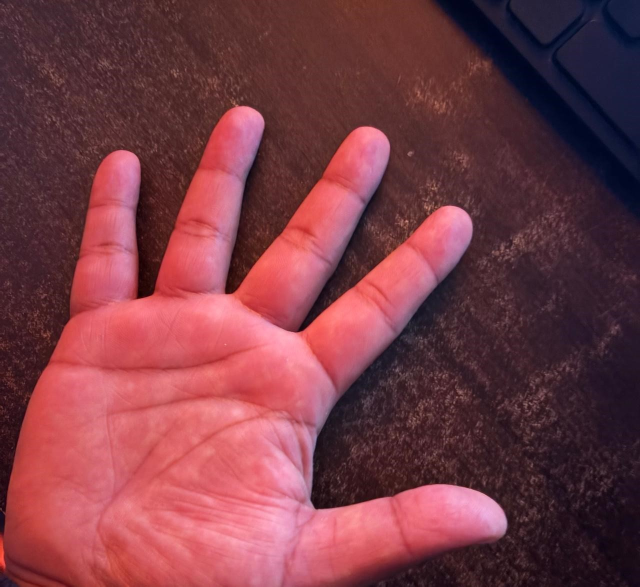
#> input picture dataset/person_1/p1_palm12.jpeg, 1280 x 1173 px (shown at 1/2 size)
$ python -i img_preprocessing.py   (imports and definitions only)
#> lines starting #> are read from the running program, lines starting #| are printed output that depends on the picture; after the words box and inside, x2 and y2 are one past the last pixel; in counts of white or black regions, pixels touching at a corner belong together
import cv2
import numpy as np
from pathlib import Path


class PalmPreprocessor:
    """
    Preprocesses palm images for deep learning.
    Extracts ROI based on palm segmentation using contour detection.
    """

    def __init__(self, roi_size=(276, 276), target_size=(128, 128)):
        self.roi_size = roi_size
        self.target_size = target_size
        self.img_size = target_size
        self.clahe = cv2.createCLAHE(clipLimit=2.0, tileGridSize=(5, 5))

    def visualize_preprocessing(self, image_path):
        """
        Visualize all preprocessing steps including contours.
        Perfect for your assignment report!
        """
#> called with image_path = 'dataset/person_1/p1_palm12.jpeg'
        image = cv2.imread(str(image_path))
#> image is the input picture: shape (1173, 1280, 3); mean B, G, R 69.7, 60, 120.3
        if image is None:
            return None

        # Process image through each step
        gray = cv2.cvtColor(image, cv2.COLOR_BGR2RGB)  # For display
        enhanced = self.clahe.apply(cv2.cvtColor(image, cv2.COLOR_BGR2GRAY))
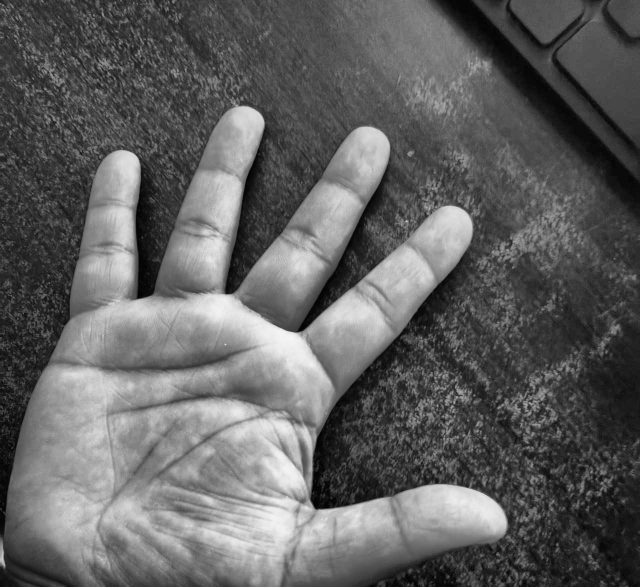
#> enhanced: shape (1173, 1280) (shown at 1/2 size); min 1, max 244, mean 97.1
        denoised = cv2.medianBlur(enhanced, 5, 0)
        _, binary = cv2.threshold(denoised, 80, 255, cv2.THRESH_BINARY)
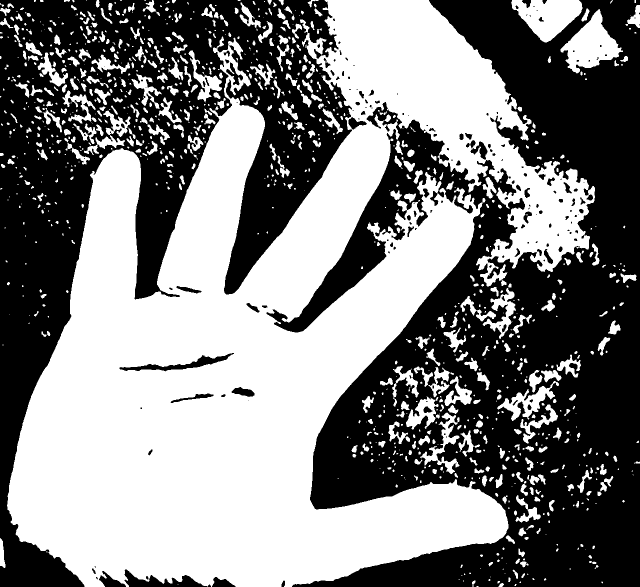
#> binary: shape (1173, 1280) (shown at 1/2 size); 50.7% white; 191 black regions (95 under 20 px)
        contours, _ = cv2.findContours(binary, cv2.RETR_EXTERNAL,
                                    cv2.CHAIN_APPROX_SIMPLE)
#> contours = 1134 contours, 673 with area under 20; largest, box (x1, y1, x2, y2) and area: (14, 0, 1190, 1173) 664478, (1121, 18, 1246, 147) 7374, (1022, 0, 1165, 85) 7211, (994, 762, 1118, 842) 2860, (840, 825, 919, 948) 2228

        # Create contour visualization
        contour_img = image.copy()
        cv2.drawContours(contour_img, contours, -1, (0, 255, 0), 2)

        # Highlight largest contour and centroid
        if contours:
            largest = max(contours, key=cv2.contourArea)
#> largest = contour of 6088 points, box (x1, y1, x2, y2) (14, 0, 1190, 1173), area 664478
            cv2.drawContours(contour_img, [largest], -1, (255, 0, 0), 3)
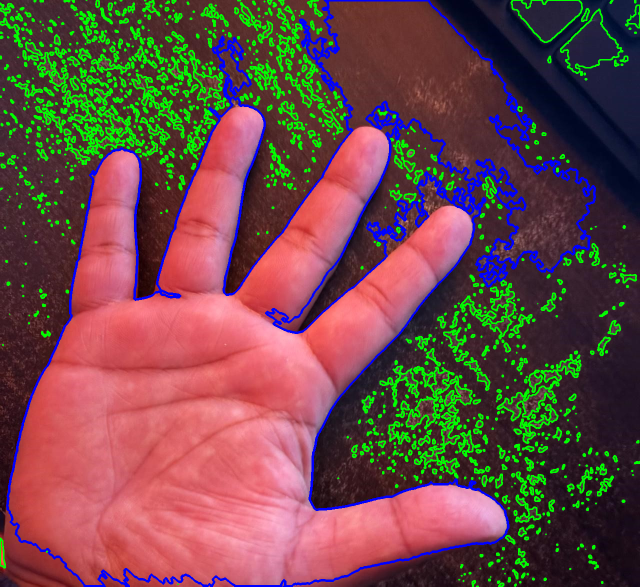
#> contour_img: shape (1173, 1280, 3) (shown at 1/2 size); mean B, G, R 73.1, 73.7, 110.2

            M = cv2.moments(largest)
#> M = moments, m00 664477.5, centre m10/m00, m01/m00 = (538.6, 669.2)
            if M["m00"] != 0:
                cx = int(M["m10"] / M["m00"])
#> cx = 538
                cy = int(M["m01"] / M["m00"])
#> cy = 669
                cv2.circle(contour_img, (cx, cy), 8, (0, 0, 255), -1)
#> contour_img: shape (1173, 1280, 3); 0.01% of pixels changed, all inside (x1, y1, x2, y2) = (530, 661, 547, 678)
                cv2.circle(contour_img, (cx, cy), 10, (0, 0, 255), 2)
#> contour_img: shape (1173, 1280, 3); mean B, G, R 73, 73.6, 110.2

        # Extract ROI
        roi = self._extract_roi(denoised, contours)
        if roi is not None:
            resized = cv2.resize(roi, self.target_size)

        # Create subplot visualization
        import matplotlib.pyplot as plt

        fig, axes = plt.subplots(2, 4, figsize=(16, 8))

        # Row 1: Original processing pipeline
        axes[0, 0].imshow(gray)
        axes[0, 0].set_title("1. Original Image")
        axes[0, 0].axis('off')

        axes[0, 1].imshow(enhanced, cmap='gray')
        axes[0, 1].set_title("2. CLAHE Enhanced")
        axes[0, 1].axis('off')

        axes[0, 2].imshow(denoised, cmap='gray')
        axes[0, 2].set_title("3. Denoised")
        axes[0, 2].axis('off')

        axes[0, 3].imshow(binary, cmap='gray')
        axes[0, 3].set_title("4. Binary Threshold")
        axes[0, 3].axis('off')

        # Row 2: Contour and ROI results
        axes[1, 0].imshow(cv2.cvtColor(contour_img, cv2.COLOR_BGR2RGB))
        axes[1, 0].set_title("5. Contour Detection\nGreen=All, Blue=Largest, Red=Centroid")
        axes[1, 0].axis('off')

        if roi is not None:
            axes[1, 1].imshow(roi, cmap='gray')
            axes[1, 1].set_title(f"6. ROI Crop\nSize: {roi.shape}")
            axes[1, 1].axis('off')

            axes[1, 2].imshow(resized, cmap='gray')
            axes[1, 2].set_title(f"7. Resized\n{self.target_size}")
            axes[1, 2].axis('off')

            # Show normalized version
            normalized = resized.astype(np.float32) / 255.0
            axes[1, 3].imshow(normalized, cmap='gray')
            axes[1, 3].set_title("8. Normalized (0-1)")
            axes[1, 3].axis('off')

        plt.tight_layout()
        plt.savefig(f"preprocess_visualization_{Path(image_path).stem}.png", dpi=150)
        plt.show()

        return roi

    # [78 lines left out: functions preprocess_v1, preprocess_v2, not called in this run]

    def _extract_roi(self, image, contours):
        """Extract ROI based on largest contour centroid."""
        if not contours:
            return None

        largest = max(contours, key=cv2.contourArea)
        M = cv2.moments(largest)

        if M["m00"] == 0:
            return None

        cx = int(M["m10"] / M["m00"])
#> cx = 538
        cy = int(M["m01"] / M["m00"])
#> cy = 669

        roi_w, roi_h = self.roi_size
        x = max(0, cx - roi_w // 2)
#> x = 400
        y = max(0, cy - roi_h // 2)
#> y = 531
        x_end = min(image.shape[1], x + roi_w)
#> x_end = 676
        y_end = min(image.shape[0], y + roi_h)
#> y_end = 807

        return image[y:y_end, x:x_end]
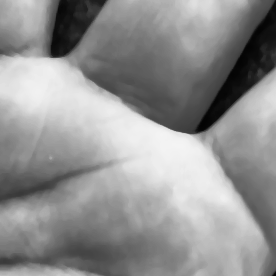
#> returned value: shape (276, 276); min 3, max 244, mean 145.6

>>> result = PalmPreprocessor().visualize_preprocessing('dataset/person_1/p1_palm12.jpeg')
#> in visualize_preprocessing, `plt.savefig(f"preprocess_visualization_{Path(image_path).stem}.png", d..`:
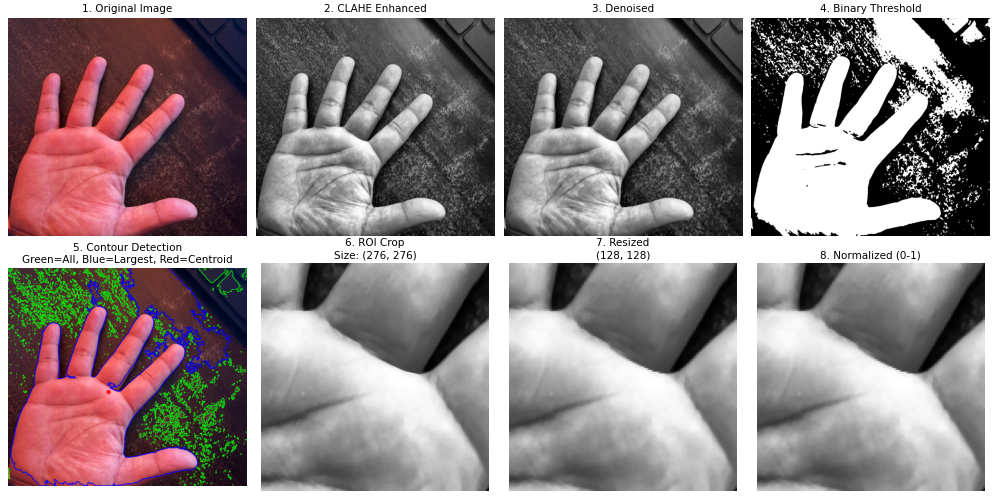
#> figure drawn by matplotlib, 8 panels

$ run again, on dataset/person_1/p1_palm17.jpeg
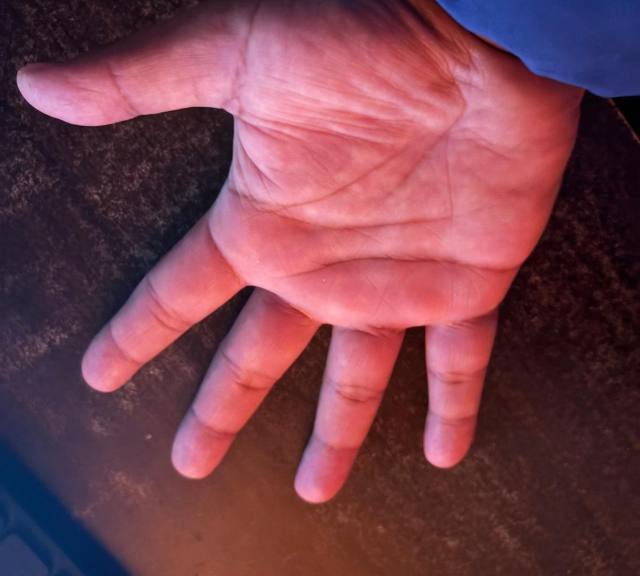
#> input picture dataset/person_1/p1_palm17.jpeg, 1280 x 1151 px (shown at 1/2 size)
#> in visualize_preprocessing, image is the input picture: shape (1151, 1280, 3); mean B, G, R 77.9, 65.4, 119.2
#> in visualize_preprocessing, `_, binary = cv2.threshold(denoised, 80, 255, cv2.THRESH_BINARY)`:
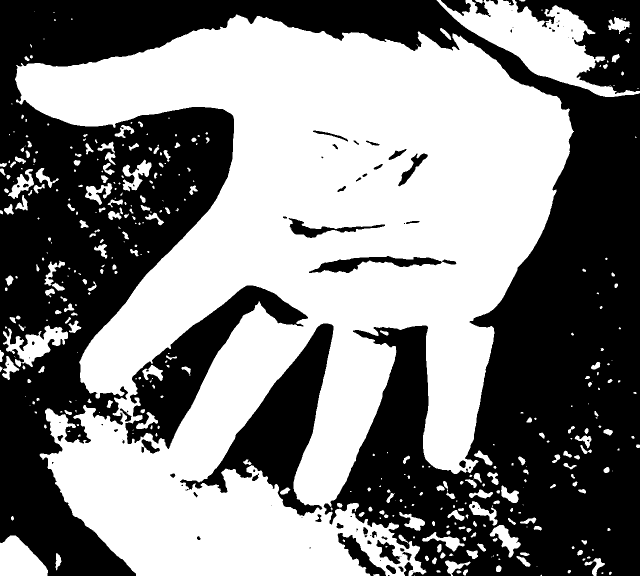
#> binary: shape (1151, 1280) (shown at 1/2 size); 51.2% white; 97 black regions (44 under 20 px)
#> contours = 384 contours, 187 with area under 20; largest, box (x1, y1, x2, y2) and area: (30, 29, 1148, 1151) 760887, (873, 0, 1280, 194) 26937, (0, 1071, 96, 1151) 5242, (6, 651, 136, 734) 4238, (245, 319, 303, 383) 1456
#> in visualize_preprocessing, `largest = max(contours, key=cv2.contourArea)`: largest = contour of 3104 points, box (x1, y1, x2, y2) (30, 29, 1148, 1151), area 760887
#> in visualize_preprocessing, `M = cv2.moments(largest)`: M = moments, m00 760887, centre m10/m00, m01/m00 = (599.2, 574.7)
#> in visualize_preprocessing, `cx = int(M["m10"] / M["m00"])`: cx = 599
#> in visualize_preprocessing, `cy = int(M["m01"] / M["m00"])`: cy = 574
#> in _extract_roi, `cx = int(M["m10"] / M["m00"])`: cx = 599
#> in _extract_roi, `cy = int(M["m01"] / M["m00"])`: cy = 574
#> x = 461
#> y = 436
#> x_end = 737
#> y_end = 712
#> in _extract_roi, `return image[y:y_end, x:x_end]`:
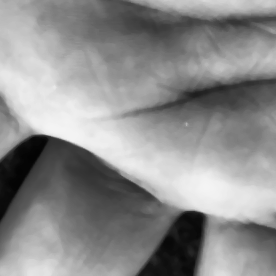
#> returned value: shape (276, 276); min 3, max 244, mean 140.7

$ run again, on dataset/person_1/p1_palm20.jpeg
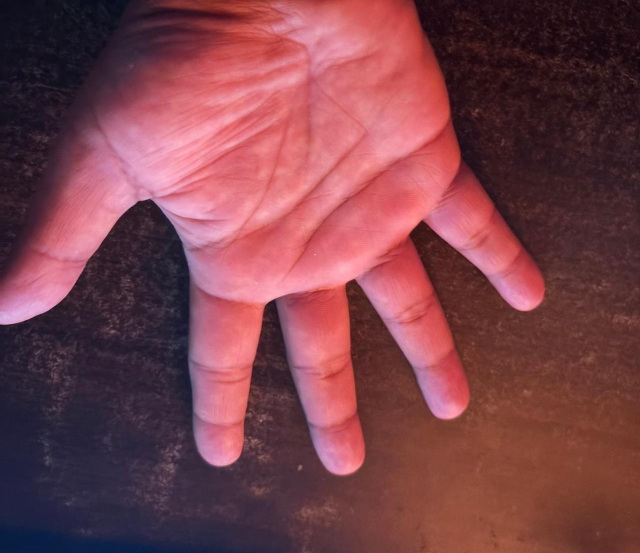
#> input picture dataset/person_1/p1_palm20.jpeg, 1280 x 1106 px (shown at 1/2 size)
#> in visualize_preprocessing, image is the input picture: shape (1106, 1280, 3); mean B, G, R 74.8, 66.2, 122.7
#> in visualize_preprocessing, `_, binary = cv2.threshold(denoised, 80, 255, cv2.THRESH_BINARY)`:
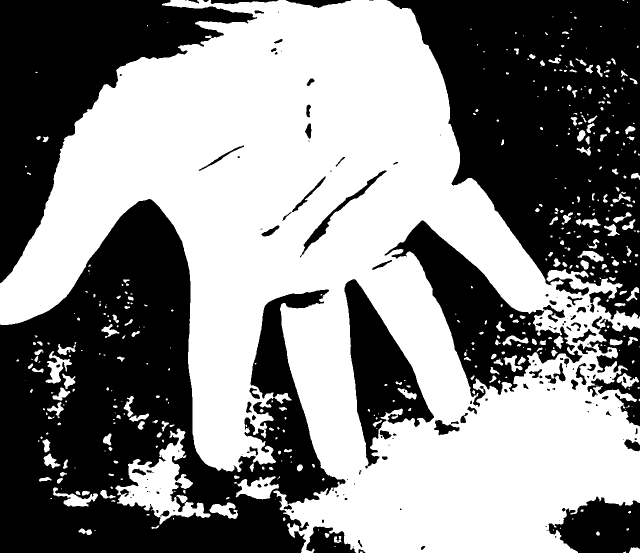
#> binary: shape (1106, 1280) (shown at 1/2 size); 52.8% white; 160 black regions (70 under 20 px)
#> contours = 383 contours, 229 with area under 20; largest, box (x1, y1, x2, y2) and area: (0, 0, 1280, 1106) 786284, (231, 857, 421, 1049) 12806, (471, 952, 558, 999) 2168, (91, 702, 144, 767) 1224, (106, 975, 196, 1013) 1142
#> in visualize_preprocessing, `largest = max(contours, key=cv2.contourArea)`: largest = contour of 4100 points, box (x1, y1, x2, y2) (0, 0, 1280, 1106), area 786284
#> in visualize_preprocessing, `M = cv2.moments(largest)`: M = moments, m00 786284.5, centre m10/m00, m01/m00 = (699.3, 560.8)
#> in visualize_preprocessing, `cx = int(M["m10"] / M["m00"])`: cx = 699
#> in visualize_preprocessing, `cy = int(M["m01"] / M["m00"])`: cy = 560
#> in _extract_roi, `cx = int(M["m10"] / M["m00"])`: cx = 699
#> in _extract_roi, `cy = int(M["m01"] / M["m00"])`: cy = 560
#> x = 561
#> y = 422
#> x_end = 837
#> y_end = 698
#> in _extract_roi, `return image[y:y_end, x:x_end]`:
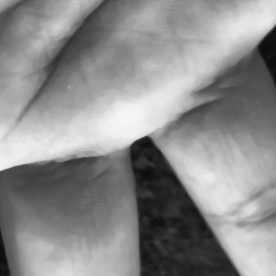
#> returned value: shape (276, 276); min 12, max 246, mean 140.2

$ run again, on dataset/person_1/p1_palm21.jpeg
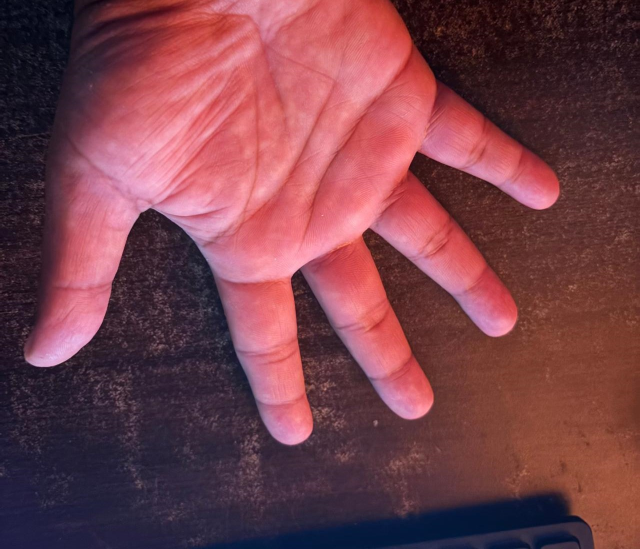
#> input picture dataset/person_1/p1_palm21.jpeg, 1280 x 1098 px (shown at 1/2 size)
#> in visualize_preprocessing, image is the input picture: shape (1098, 1280, 3); mean B, G, R 74.3, 64.4, 119
#> in visualize_preprocessing, `_, binary = cv2.threshold(denoised, 80, 255, cv2.THRESH_BINARY)`:
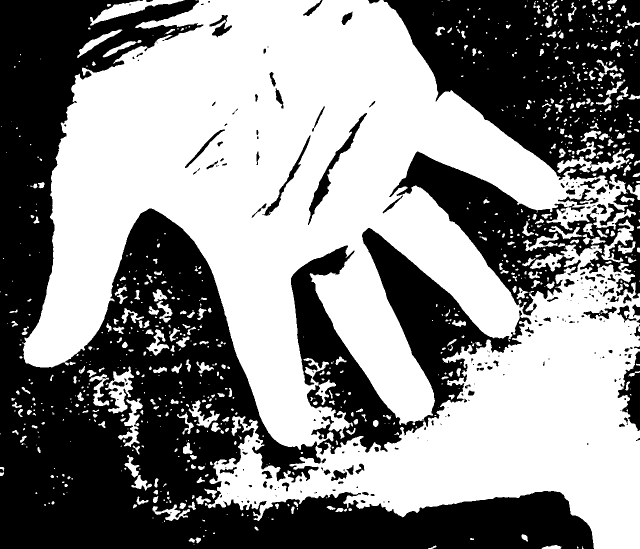
#> binary: shape (1098, 1280) (shown at 1/2 size); 54.1% white; 271 black regions (162 under 20 px)
#> contours = 861 contours, 555 with area under 20; largest, box (x1, y1, x2, y2) and area: (45, 0, 1280, 1098) 717461, (180, 0, 369, 51) 2602, (210, 733, 268, 827) 2324, (1114, 297, 1260, 346) 1986, (236, 797, 286, 894) 1450
#> in visualize_preprocessing, `largest = max(contours, key=cv2.contourArea)`: largest = contour of 7395 points, box (x1, y1, x2, y2) (45, 0, 1280, 1098), area 717461
#> in visualize_preprocessing, `M = cv2.moments(largest)`: M = moments, m00 717461, centre m10/m00, m01/m00 = (695.8, 512.6)
#> in visualize_preprocessing, `cx = int(M["m10"] / M["m00"])`: cx = 695
#> in visualize_preprocessing, `cy = int(M["m01"] / M["m00"])`: cy = 512
#> in _extract_roi, `cx = int(M["m10"] / M["m00"])`: cx = 695
#> in _extract_roi, `cy = int(M["m01"] / M["m00"])`: cy = 512
#> x = 557
#> y = 374
#> x_end = 833
#> y_end = 650
#> in _extract_roi, `return image[y:y_end, x:x_end]`:
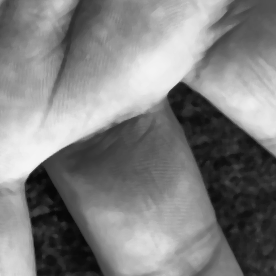
#> returned value: shape (276, 276); min 7, max 245, mean 127.8
